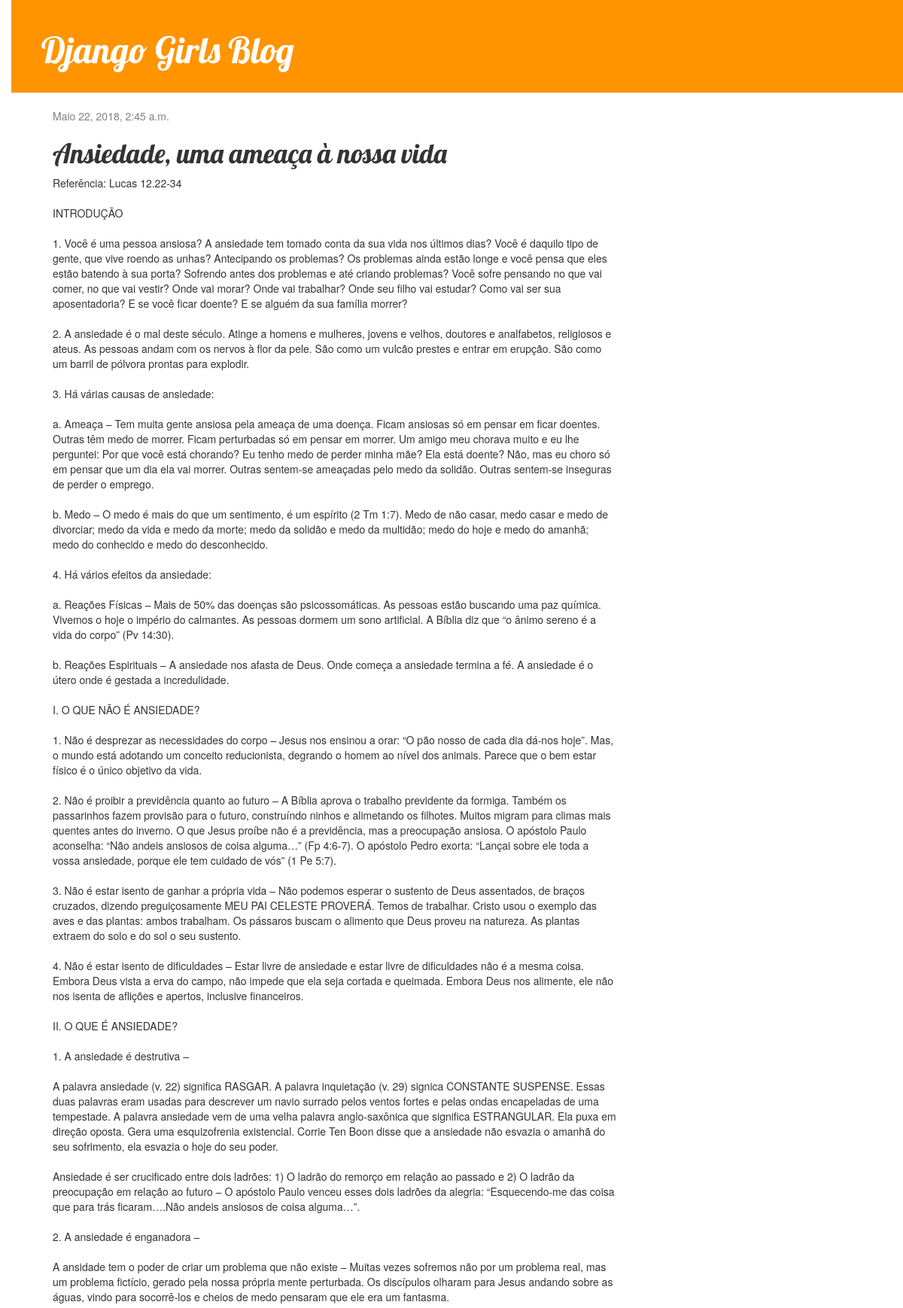
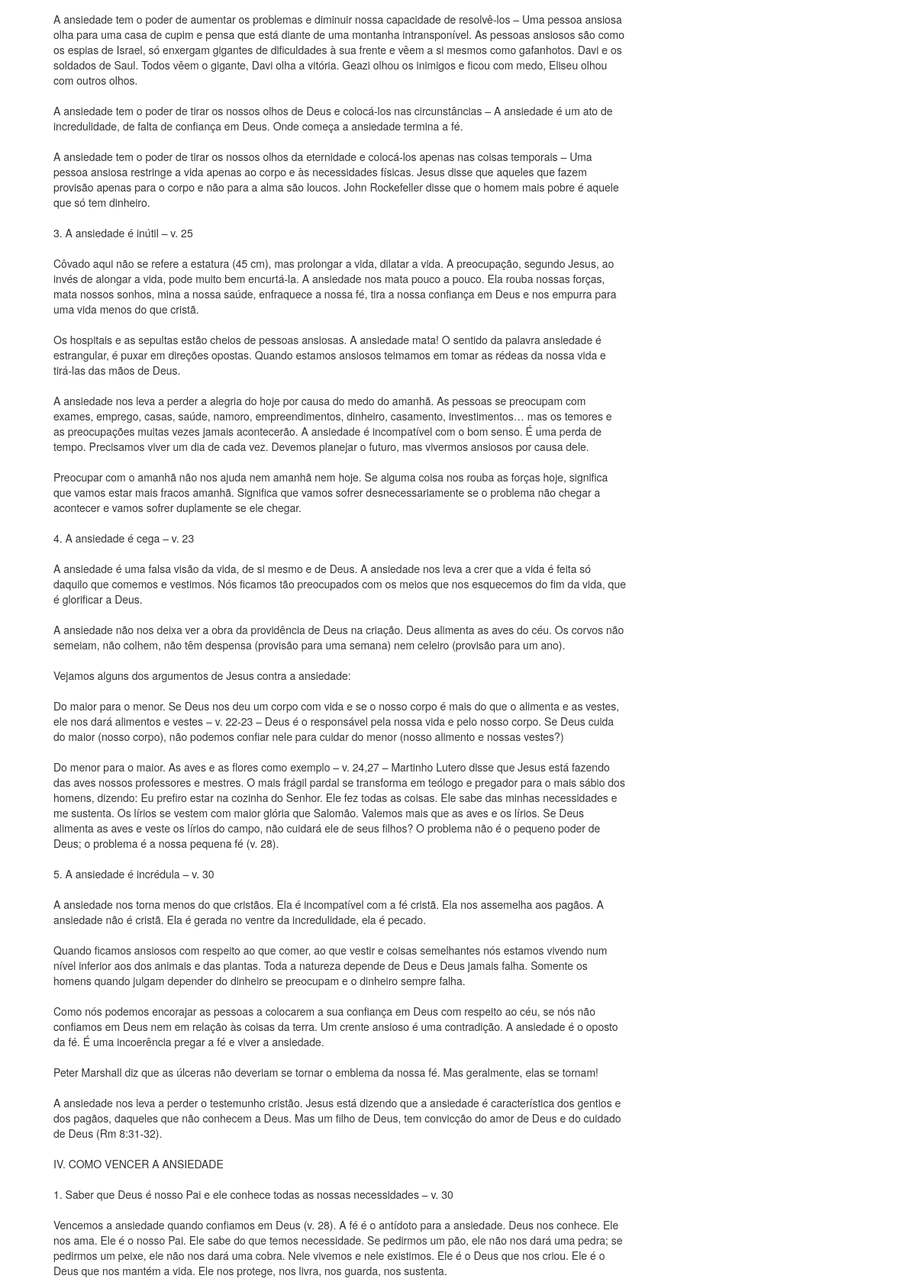
Screenshot of /post/3/ (upper part) with the database file from the repository (2 pictures, top to bottom).
### blogibn/models.py (models this page shows, shortened)
class Publicacao(models.Model):
    autor = models.ForeignKey('auth.User', on_delete=models.CASCADE)
    titulo = models.CharField(max_length=200)
    texto = models.TextField()
    data_criacao = models.DateTimeField(
            default=timezone.now)
    data_publicacao = models.DateTimeField(
            blank=True, null=True)

### blogibn/views.py (the view)
# urls.py: url(r'^post/(?P<pk>\d+)/$', views.post_detail, name='post_detail'),
def post_detail(request, pk):
    post = get_object_or_404(Publicacao, pk=pk)
    return render(request, 'blogibn/post_detail.html', {'post': post})

### blogibn/templates/blogibn/post_detail.html (shortened to what this page needs)
{% extends 'blogibn/base.html' %}
{% block content %}
    <div class="post">
        {% if post.data_publicacao %}
            <div class="date">
                {{ post.data_publicacao }}
            </div>
        {% endif %}
        <h1>{{ post.titulo }}</h1>
        <p>{{ post.texto|linebreaksbr }}</p>
    </div>
{% endblock %}

### blogibn/static/css/blog.css (style rules this page uses)
h1, h2, h3, h4 { font-family: 'Lobster', cursive; }
.date { color: #828282; }
.post { margin-bottom: 70px; }
body { padding-left: 15px; }

### rows the page displays
Publicacao: data_publicacao "Maio 22, 2018, 2:45 a.m.", titulo "Ansiedade, uma ameaça à nossa vida", texto "Referência: Lucas 12.22-34 INTRODUÇÃO 1. Você é uma pessoa ansiosa? A ansiedade tem tomado conta da sua vida nos últimos dias? Você é daquilo tipo de gente, que vive roendo as unhas? Antecipando os problemas? Os problemas ainda estão longe e você pensa que eles estão batendo à sua porta? Sofrendo antes dos problemas e até criando problemas? Você sofre pensando no que vai comer, no que vai vestir? Onde vai morar? Onde vai trabalhar? Onde seu filho vai estudar? Como vai ser sua aposentadoria? E se você ficar doente? E se alguém da sua família morrer? 2. A ansiedade é o mal deste século. Atinge a homens e mulheres, jovens e velhos, doutores e analfabetos, religiosos e ateus. As pessoas andam…"
